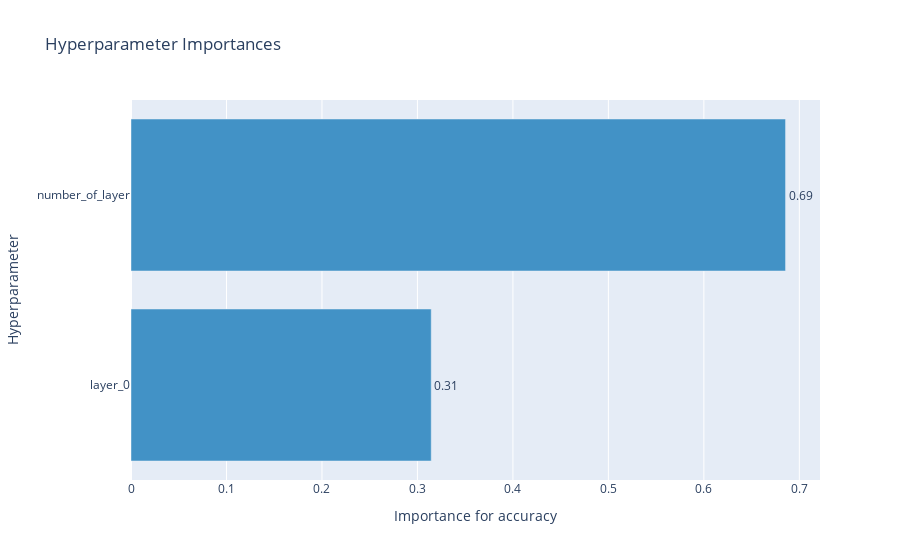

Notebook code for this chart:
### Code cell
hyperparameter_importances = optuna.visualization.plot_param_importances(
    study_multiple_hyperparameter, target=lambda t: t.values[0], target_name="accuracy"
)
hyperparameter_importances.show()

### Figure 1 — Plotly figure (JSON) as saved in the notebook; plotly's stock layout.template omitted (floating-point values rounded to 4 significant figures)
{"data": [{"cliponaxis": false, "hovertemplate": ["layer_0 (IntDistribution): 0.31444631990594824<extra></extra>", "number_of_layer (IntDistribution): 0.6855536800940517<extra></extra>"], "marker": {"color": "rgb(66,146,198)"}, "orientation": "h", "text": ["0.31", "0.69"], "textposition": "outside", "type": "bar", "x": [0.3144, 0.6856], "y": ["layer_0", "number_of_layer"]}], "layout": {"showlegend": false, "title": {"text": "Hyperparameter Importances"}, "xaxis": {"title": {"text": "Importance for accuracy"}}, "yaxis": {"title": {"text": "Hyperparameter"}}}}
